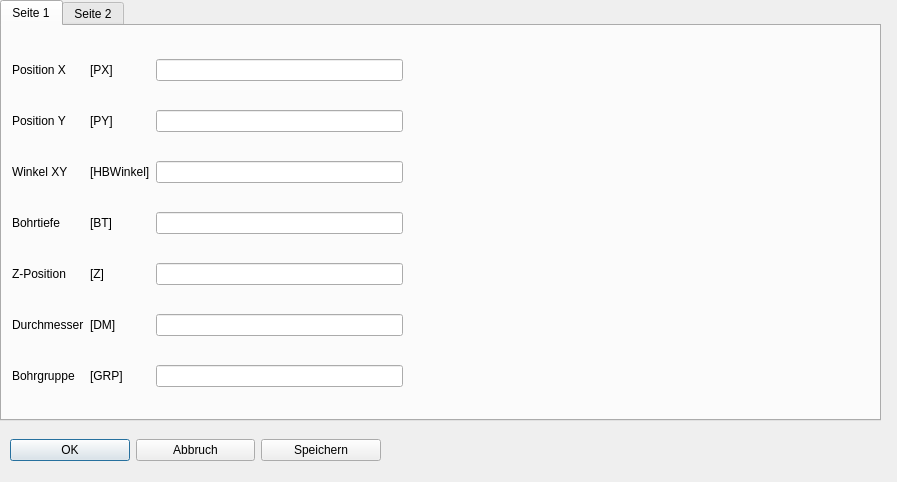
<?xml version="1.0" encoding="UTF-8"?>
<ui version="4.0">
 <class>Dialog_hbeeinz</class>
 <widget class="QDialog" name="Dialog_hbeeinz">
  <property name="geometry">
   <rect>
    <x>0</x>
    <y>0</y>
    <width>897</width>
    <height>482</height>
   </rect>
  </property>
  <property name="windowTitle">
   <string>HBE Einzeln</string>
  </property>
  <property name="modal">
   <bool>true</bool>
  </property>
  <widget class="QWidget" name="layoutWidget_3">
   <property name="geometry">
    <rect>
     <x>10</x>
     <y>430</y>
     <width>371</width>
     <height>41</height>
    </rect>
   </property>
   <layout class="QHBoxLayout" name="horizontalLayout">
    <item>
     <widget class="QPushButton" name="pushButton_ok">
      <property name="text">
       <string>OK</string>
      </property>
     </widget>
    </item>
    <item>
     <widget class="QPushButton" name="pushButton_esc">
      <property name="text">
       <string>Abbruch</string>
      </property>
     </widget>
    </item>
    <item>
     <widget class="QPushButton" name="pushButton_save">
      <property name="text">
       <string>Speichern</string>
      </property>
     </widget>
    </item>
   </layout>
  </widget>
  <widget class="QTabWidget" name="tabWidget">
   <property name="geometry">
    <rect>
     <x>0</x>
     <y>0</y>
     <width>881</width>
     <height>421</height>
    </rect>
   </property>
   <property name="currentIndex">
    <number>0</number>
   </property>
   <widget class="QWidget" name="tab">
    <attribute name="title">
     <string>Seite 1</string>
    </attribute>
    <widget class="QWidget" name="layoutWidget">
     <property name="geometry">
      <rect>
       <x>10</x>
       <y>10</y>
       <width>391</width>
       <height>381</height>
      </rect>
     </property>
     <layout class="QGridLayout" name="gridLayout">
      <item row="5" column="2">
       <widget class="QLineEdit" name="lineEdit_dm"/>
      </item>
      <item row="5" column="0">
       <widget class="QLabel" name="label_5">
        <property name="text">
         <string>Durchmesser</string>
        </property>
       </widget>
      </item>
      <item row="1" column="0">
       <widget class="QLabel" name="label">
        <property name="text">
         <string>Position Y</string>
        </property>
       </widget>
      </item>
      <item row="3" column="2">
       <widget class="QLineEdit" name="lineEdit_boti"/>
      </item>
      <item row="2" column="0">
       <widget class="QLabel" name="label_2">
        <property name="text">
         <string>Winkel XY</string>
        </property>
       </widget>
      </item>
      <item row="6" column="2">
       <widget class="QLineEdit" name="lineEdit_grp"/>
      </item>
      <item row="1" column="2">
       <widget class="QLineEdit" name="lineEdit_y"/>
      </item>
      <item row="4" column="0">
       <widget class="QLabel" name="label_41">
        <property name="text">
         <string>Z-Position</string>
        </property>
       </widget>
      </item>
      <item row="4" column="2">
       <widget class="QLineEdit" name="lineEdit_z"/>
      </item>
      <item row="2" column="1">
       <widget class="QLabel" name="label_37">
        <property name="text">
         <string>[HBWinkel]</string>
        </property>
       </widget>
      </item>
      <item row="0" column="2">
       <widget class="QLineEdit" name="lineEdit_x"/>
      </item>
      <item row="0" column="1">
       <widget class="QLabel" name="label_7">
        <property name="text">
         <string>[PX]</string>
        </property>
       </widget>
      </item>
      <item row="1" column="1">
       <widget class="QLabel" name="label_36">
        <property name="text">
         <string>[PY]</string>
        </property>
       </widget>
      </item>
      <item row="3" column="0">
       <widget class="QLabel" name="label_4">
        <property name="text">
         <string>Bohrtiefe</string>
        </property>
       </widget>
      </item>
      <item row="2" column="2">
       <widget class="QLineEdit" name="lineEdit_wi"/>
      </item>
      <item row="4" column="1">
       <widget class="QLabel" name="label_42">
        <property name="text">
         <string>[Z]</string>
        </property>
       </widget>
      </item>
      <item row="5" column="1">
       <widget class="QLabel" name="label_9">
        <property name="text">
         <string>[DM]</string>
        </property>
       </widget>
      </item>
      <item row="0" column="0">
       <widget class="QLabel" name="label_3">
        <property name="text">
         <string>Position X</string>
        </property>
       </widget>
      </item>
      <item row="6" column="1">
       <widget class="QLabel" name="label_10">
        <property name="text">
         <string>[GRP]</string>
        </property>
       </widget>
      </item>
      <item row="6" column="0">
       <widget class="QLabel" name="label_6">
        <property name="text">
         <string>Bohrgruppe</string>
        </property>
       </widget>
      </item>
      <item row="3" column="1">
       <widget class="QLabel" name="label_8">
        <property name="text">
         <string>[BT]</string>
        </property>
       </widget>
      </item>
     </layout>
    </widget>
    <widget class="QLabel" name="label_bild">
     <property name="geometry">
      <rect>
       <x>410</x>
       <y>10</y>
       <width>461</width>
       <height>381</height>
      </rect>
     </property>
     <property name="text">
      <string/>
     </property>
    </widget>
   </widget>
   <widget class="QWidget" name="tab_2">
    <attribute name="title">
     <string>Seite 2</string>
    </attribute>
    <widget class="QWidget" name="layoutWidget_2">
     <property name="geometry">
      <rect>
       <x>11</x>
       <y>9</y>
       <width>391</width>
       <height>381</height>
      </rect>
     </property>
     <layout class="QGridLayout" name="gridLayout_2">
      <item row="3" column="1">
       <widget class="QLabel" name="label_18">
        <property name="text">
         <string>[ABV]</string>
        </property>
       </widget>
      </item>
      <item row="0" column="2">
       <widget class="QLineEdit" name="lineEdit_nwi"/>
      </item>
      <item row="6" column="2">
       <widget class="QLineEdit" name="lineEdit_bez"/>
      </item>
      <item row="4" column="2">
       <widget class="QLineEdit" name="lineEdit_bovo"/>
      </item>
      <item row="7" column="0">
       <widget class="QLabel" name="label_33">
        <property name="text">
         <string>Ausführbedingung</string>
        </property>
       </widget>
      </item>
      <item row="1" column="0">
       <widget class="QLabel" name="label_46">
        <property name="text">
         <string>Maßbezug</string>
        </property>
       </widget>
      </item>
      <item row="0" column="1">
       <widget class="QLabel" name="label_47">
        <property name="text">
         <string>[NW]</string>
        </property>
       </widget>
      </item>
      <item row="2" column="0">
       <widget class="QLabel" name="label_11">
        <property name="text">
         <string>Anbohrtiefe</string>
        </property>
       </widget>
      </item>
      <item row="6" column="0">
       <widget class="QLabel" name="label_30">
        <property name="text">
         <string>Bezeichnung</string>
        </property>
       </widget>
      </item>
      <item row="1" column="1">
       <widget class="QLabel" name="label_48">
        <property name="text">
         <string>[MBZ]</string>
        </property>
       </widget>
      </item>
      <item row="3" column="2">
       <widget class="QLineEdit" name="lineEdit_anbovo"/>
      </item>
      <item row="7" column="2">
       <widget class="QLineEdit" name="lineEdit_afb"/>
      </item>
      <item row="5" column="2">
       <widget class="QLineEdit" name="lineEdit_n"/>
      </item>
      <item row="0" column="0">
       <widget class="QLabel" name="label_45">
        <property name="text">
         <string>Neigungswinkel</string>
        </property>
       </widget>
      </item>
      <item row="7" column="1">
       <widget class="QLabel" name="label_32">
        <property name="text">
         <string>[AFB]</string>
        </property>
       </widget>
      </item>
      <item row="4" column="1">
       <widget class="QLabel" name="label_22">
        <property name="text">
         <string>[BV]</string>
        </property>
       </widget>
      </item>
      <item row="4" column="0">
       <widget class="QLabel" name="label_21">
        <property name="text">
         <string>Bohrvorschub</string>
        </property>
       </widget>
      </item>
      <item row="2" column="2">
       <widget class="QLineEdit" name="lineEdit_anboti"/>
      </item>
      <item row="3" column="0">
       <widget class="QLabel" name="label_17">
        <property name="text">
         <string>Anbohrvorschub</string>
        </property>
       </widget>
      </item>
      <item row="5" column="0">
       <widget class="QLabel" name="label_24">
        <property name="text">
         <string>Drehzahl</string>
        </property>
       </widget>
      </item>
      <item row="5" column="1">
       <widget class="QLabel" name="label_25">
        <property name="text">
         <string>[N]</string>
        </property>
       </widget>
      </item>
      <item row="6" column="1">
       <widget class="QLabel" name="label_31">
        <property name="text">
         <string>[BEZ]</string>
        </property>
       </widget>
      </item>
      <item row="1" column="2">
       <widget class="QLineEdit" name="lineEdit_mbz"/>
      </item>
      <item row="2" column="1">
       <widget class="QLabel" name="label_13">
        <property name="text">
         <string>[ABT]</string>
        </property>
       </widget>
      </item>
     </layout>
    </widget>
    <widget class="QLabel" name="label_bild_2">
     <property name="geometry">
      <rect>
       <x>410</x>
       <y>10</y>
       <width>461</width>
       <height>381</height>
      </rect>
     </property>
     <property name="text">
      <string/>
     </property>
    </widget>
   </widget>
  </widget>
 </widget>
 <tabstops>
  <tabstop>tabWidget</tabstop>
  <tabstop>pushButton_ok</tabstop>
  <tabstop>pushButton_esc</tabstop>
  <tabstop>pushButton_save</tabstop>
  <tabstop>lineEdit_x</tabstop>
  <tabstop>lineEdit_y</tabstop>
  <tabstop>lineEdit_wi</tabstop>
  <tabstop>lineEdit_boti</tabstop>
  <tabstop>lineEdit_z</tabstop>
  <tabstop>lineEdit_dm</tabstop>
  <tabstop>lineEdit_grp</tabstop>
  <tabstop>lineEdit_nwi</tabstop>
  <tabstop>lineEdit_mbz</tabstop>
  <tabstop>lineEdit_anboti</tabstop>
  <tabstop>lineEdit_anbovo</tabstop>
  <tabstop>lineEdit_bovo</tabstop>
  <tabstop>lineEdit_n</tabstop>
  <tabstop>lineEdit_bez</tabstop>
  <tabstop>lineEdit_afb</tabstop>
 </tabstops>
 <resources/>
 <connections/>
</ui>
